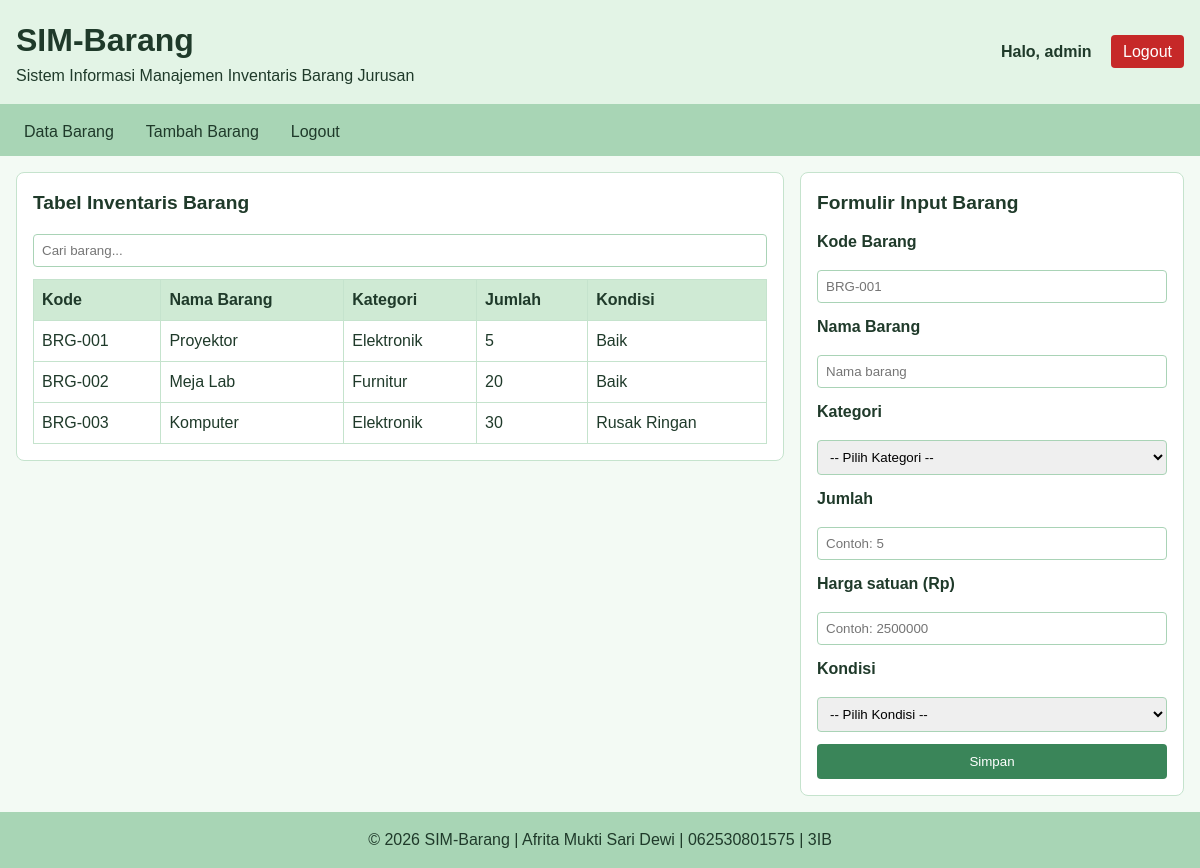
/index.php (signed in), run on the app's committed database.
### tables this page shows
CREATE TABLE `barang` (
  `id` int NOT NULL,
  `kode_barang` varchar(20) NOT NULL,
  `nama_barang` varchar(100) NOT NULL,
  `kategori_id` int DEFAULT NULL,
  `jumlah` int NOT NULL,
  `harga` int NOT NULL,
  `kondisi` varchar(30) NOT NULL
);

CREATE TABLE `kategori` (
  `id` int NOT NULL,
  `nama_kategori` varchar(50) NOT NULL
);

### index.php (the view, shortened to what this page needs)
<?php
require "koneksi.php";
$sql = "SELECT b.kode_barang, b.nama_barang, k.nama_kategori, b.jumlah, b.kondisi
        FROM barang b
        JOIN kategori k ON b.kategori_id = k.id
        ORDER BY b.kode_barang";
$data = $pdo->query($sql)->fetchAll();
?>
<!DOCTYPE html>
<html lang="id">
<head>
    <link rel="stylesheet" href="style.css">
</head>
<body>
    <header>
        <div>
            <h1>SIM-Barang</h1>
            <p>Sistem Informasi Manajemen Inventaris Barang Jurusan</p>
        </div>
        <div>
            <span style="margin-right: 15px; font-weight: bold;">Halo, <?= htmlspecialchars($_SESSION['user']) ?></span>
            <a href="logout.php" style="background: #c62828; color: #fff; padding: 8px 12px; border-radius: 4px; text-decoration: none;">Logout</a>
        </div>
    </header>
    <nav>
        <a href="#inventaris">Data Barang</a>
        <a href="#form">Tambah Barang</a>
        <a href="logout.php">Logout</a>
    </nav>
    <main>
        <section id="inventaris">
            <h2>Tabel Inventaris Barang</h2>
            <input type="text" id="cari" placeholder="Cari barang..." aria-label="Cari barang">
            <table>
                <thead>
                    <tr>
                        <th>Kode</th>
                        <th>Nama Barang</th>
                        <th>Kategori</th>
                        <th>Jumlah</th>
                        <th>Kondisi</th>
                    </tr>
                </thead>
                <tbody>
                <?php foreach ($data as $row): ?>
                    <tr>
                        <td><?= htmlspecialchars($row['kode_barang']) ?></td>
                        <td><?= htmlspecialchars($row['nama_barang']) ?></td>
                        <td><?= htmlspecialchars($row['nama_kategori']) ?></td>
                        <td><?= htmlspecialchars($row['jumlah']) ?></td>
                        <td><?= htmlspecialchars($row['kondisi']) ?></td>
                    </tr>
                <?php endforeach; ?>
                </tbody>
            </table>
        </section>
        <section id="form">
            <h2>Formulir Input Barang</h2>
            <form id="formBarang" action="simpan.php" method="post">
                <label for="kode">Kode Barang</label>
                <input type="text" id="kode" name="kode" placeholder="BRG-001" required>
                <label for="nama">Nama Barang</label>
                <input type="text" id="nama" name="nama" placeholder="Nama barang" required>
                <label for="kategori">Kategori</label>
                <select id="kategori" name="kategori" required>
                    <option value="">-- Pilih Kategori --</option>
                </select>
                <label for="jumlah">Jumlah</label>
                <input type="number" id="jumlah" name="jumlah" min="1" placeholder="Contoh: 5" required>
                <label for="harga">Harga satuan (Rp)</label>
                <input type="number" id="harga" name="harga" min="1" placeholder="Contoh: 2500000" required>
                <label for="kondisi">Kondisi</label>
                <select id="kondisi" name="kondisi" required>
                    <option value="">-- Pilih Kondisi --</option>
                </select>
                <button type="submit">Simpan</button>
            </form>
        </section>
    </main>
    <footer>
        <p>&copy; 2026 SIM-Barang | Afrita Mukti Sari Dewi | 062530801575 | 3IB</p>
    </footer>
</body>
</html>

### style.css (style rules this page uses)
* { box-sizing: border-box; margin: 0; padding: 0; }
:root { --bg: #f3faf4; --teks: #1f3a2a; --hijau: #e3f4e6; --hijau-muda: #cfead4; --hijau-nav: #a8d5b5; --hijau-hover: #8cc7a0; --garis: #c5e3cd; --tombol: #3a8559; --tombol-hover: #2d6b46; }
body { font-family: Arial, sans-serif; background: var(--bg); color: var(--teks); line-height: 1.5; }
header { display: flex; flex-direction: column; gap: 4px; padding: 16px; background: var(--hijau); color: var(--teks); border-bottom: 4px solid var(--hijau-nav); }
nav { display: flex; gap: 16px; background: var(--hijau-nav); padding: 0 16px; }
nav a { display: block; padding: 12px 8px; color: var(--teks); text-decoration: none; }
main { display: grid; grid-template-columns: 1fr; gap: 16px; padding: 16px; }
section { background: #fff; border: 1px solid var(--garis); border-radius: 8px; padding: 16px; }
h2 { margin-bottom: 12px; font-size: 1.2rem; }
#inventaris { overflow-x: auto; }
table { width: 100%; border-collapse: collapse; }
th, td { border: 1px solid var(--garis); padding: 8px; text-align: left; }
th { background: var(--hijau-muda); }
form { display: grid; grid-template-columns: 1fr; gap: 12px; }
label { font-weight: bold; }
input, select { width: 100%; padding: 8px; margin-top: 4px; border: 1px solid #a9d3b6; border-radius: 4px; }
button { padding: 10px; border: none; border-radius: 4px; background: var(--tombol); color: #fff; cursor: pointer; }
footer { padding: 16px; text-align: center; background: var(--hijau-nav); color: var(--teks); }
@media (min-width: 600px) { header { flex-direction: row; justify-content: space-between; align-items: center; } }
@media (min-width: 600px) { form { grid-template-columns: 1fr 1fr; } }
@media (min-width: 600px) { form button { grid-column: 1 / -1; } }
@media (min-width: 1025px) { main { grid-template-columns: 2fr 1fr; max-width: 1200px; margin: 0 auto; align-items: start; } }
@media (min-width: 1025px) { form { grid-template-columns: 1fr; } }
#cari { margin-bottom: 12px; }

### data on the page
barang: kode_barang "BRG-001", nama_barang "Proyektor", kategori.nama_kategori "Elektronik", jumlah "5", kondisi "Baik"
barang: kode_barang "BRG-002", nama_barang "Meja Lab", kategori.nama_kategori "Furnitur", jumlah "20", kondisi "Baik"
barang: kode_barang "BRG-003", nama_barang "Komputer", kategori.nama_kategori "Elektronik", jumlah "30", kondisi "Rusak Ringan"

### other printed values
$_SESSION['user'] "admin"
